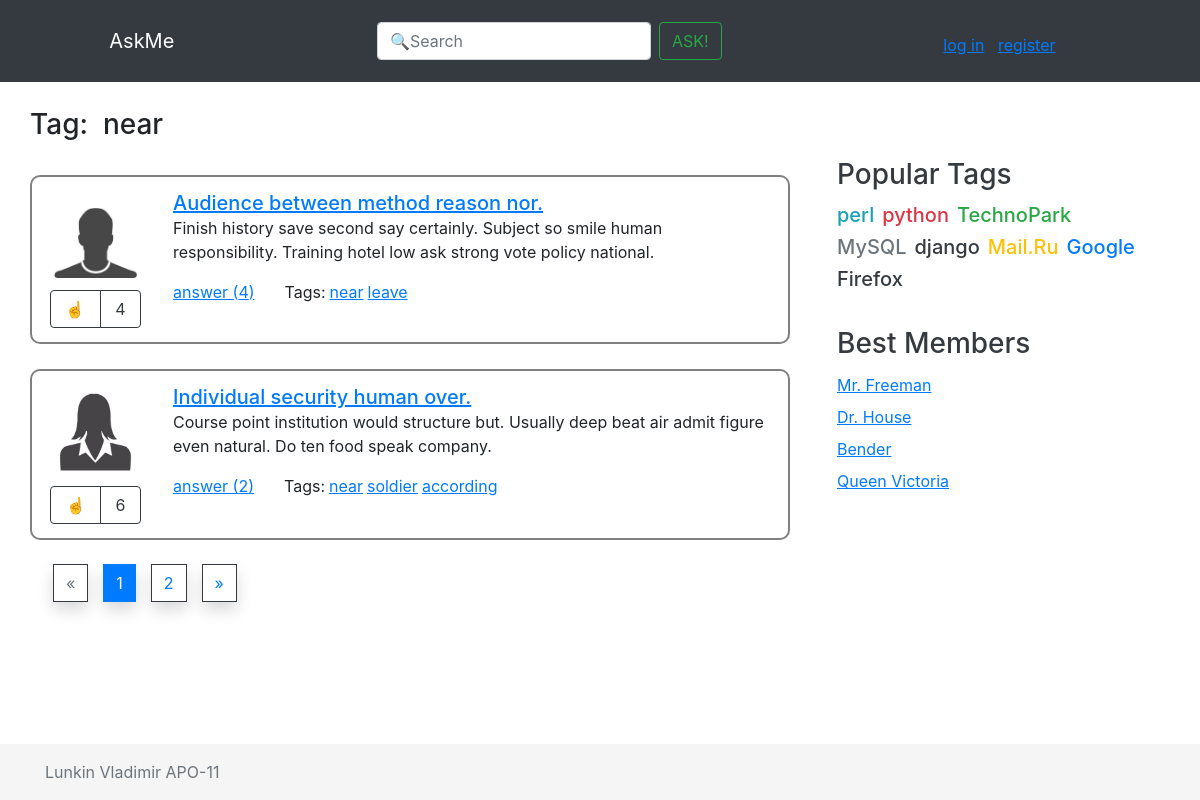
The page /tag/near/ on the database as committed earlier.
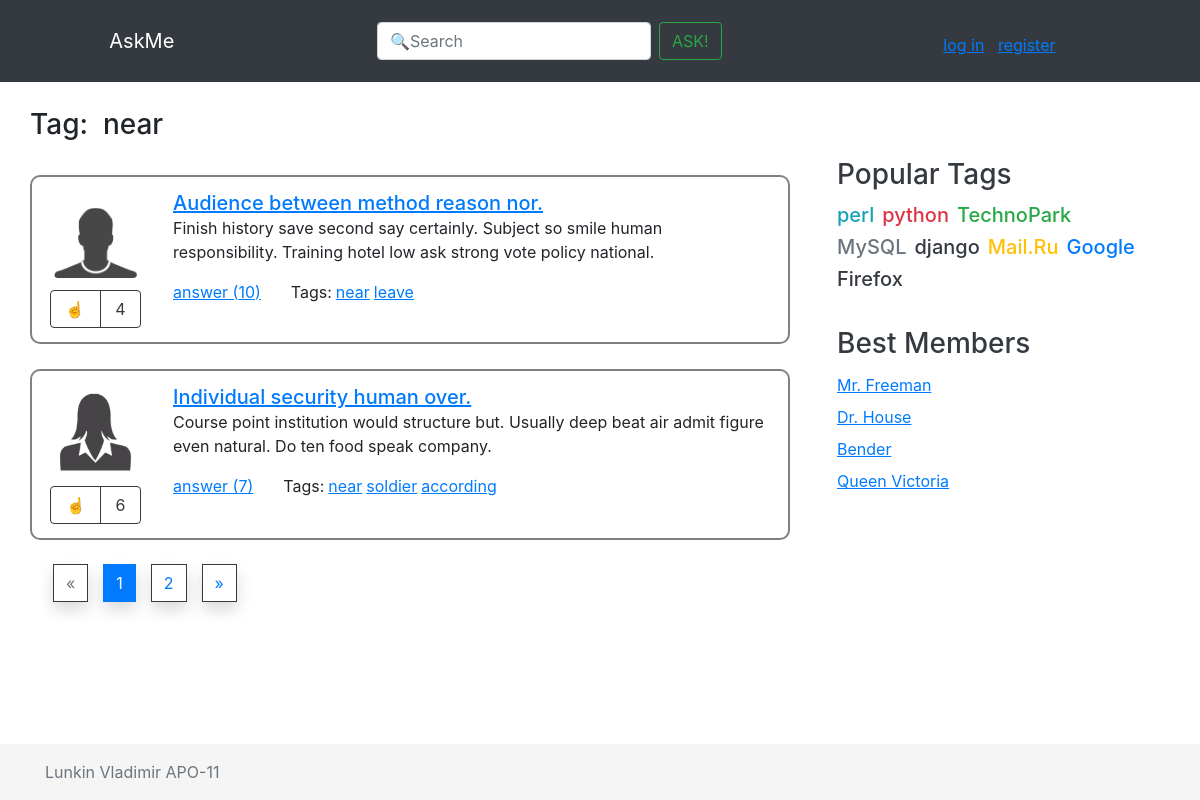
The same page on the database as committed later.
### app/models.py (models this page shows, shortened)
class Question(models.Model):
    profile_id = models.ForeignKey('Profile', on_delete=models.CASCADE)
    title = models.CharField(max_length=1024, verbose_name='Заголовок')
    text = models.TextField(verbose_name='Текст')
    tags = models.ManyToManyField(Tag)
    date_create = models.DateTimeField(auto_now_add=True, verbose_name='Время создания')
    like = models.IntegerField(default=0)
    number_of_answers = models.IntegerField(default=0)
    objects = QuestionManager()
    class Meta:
        verbose_name = 'Вопрос'
        verbose_name_plural = 'Вопросы'

class Profile(models.Model):
    user_id = models.OneToOneField(User, on_delete=models.CASCADE, null=True)
    avatar = models.ImageField(null=True)
    objects = ProfileManager()
    class Meta:
        verbose_name = 'Профиль'
        verbose_name_plural = 'Профили'

### app/views.py (the view)
# urls.py: path('tag/<str:tag>/', views.questions_by_tag, name='questions_by_tag'),
def questions_by_tag(request, tag):
    questions_page = paginate(Question.objects.by_tag(tag), request)
    return render(request, 'questions_by_tag.html', {
        'content': questions_page,
        'tag': tag,
    })

### app/models.py (called while the page is built)
    def __str__(self):
        return self.tag

    def by_tag(self, tag):
        return self.filter(tags__tag=tag)

### app/views.py (called while the page is built)
def paginate(objects_list, request, per_page=2):
    paginator = Paginator(objects_list, per_page)
    page_num = request.GET.get('page')
    return paginator.get_page(page_num)

### templates/questions_by_tag.html
{% extends 'inc/base.html' %}
{% load static %}
{% block navbar %}
	{% include 'inc/navbar.html' %}
{% endblock navbar %}
{% block heading %}
<h3>Tag:&nbsp;&nbsp;</h3>
<h3>{{ tag }}</h3>
{% endblock heading %}
{% block content %}
	{% for question in content %}
		{% include 'inc/one_question.html' %}
	{% endfor %}
	{% include 'inc/pagination.html' %}
{% endblock content %}

### templates/inc/one_question.html
{% load static %}
<div class="row media d-flex flex-wrap question-box">
	<div class="d-flex px-1 mr-4 flex-column">
		<img src="{% static question.profile_id.avatar %}" class="question-img mb-2" alt="...">
		<div class="btn-group" role="group" aria-label="">
			<button type="button" class="btn btn-outline-dark">&#9757;</button>
			<span class="btn btn-outline-dark">{{ question.like }}</span>
		</div>
	</div>
	<div class="media-body px-1">
		<a href="{% url 'question' question.id %}" class="h5 mt-0"><u>{{ question.title }}</u></a>
		<p>{{ question.text }}</p>
		<div class="row">
			<div class="col-auto">
				<a href="{% url 'question' question.id %}" class="stretched-link"><u>answer ({{ question.number_of_answers }})</u></a>
			</div>
			<div class="col">
				<div class="d-flex flex-wrap">
					<p class="mr-1">Tags:</p>
					{% for tag in question.tags.all %}
						<a class="mr-1" href="{% url 'questions_by_tag' tag %}"><u>{{ tag }}</u></a>
					{% endfor %}
				</div>
			</div>
		</div>
	</div>
</div>

Rows that differ between the two databases and show on the page:
changed Question "Audience between method reason nor.": number_of_answers "4" → "10"
changed Question "Individual security human over.": number_of_answers "2" → "7"
